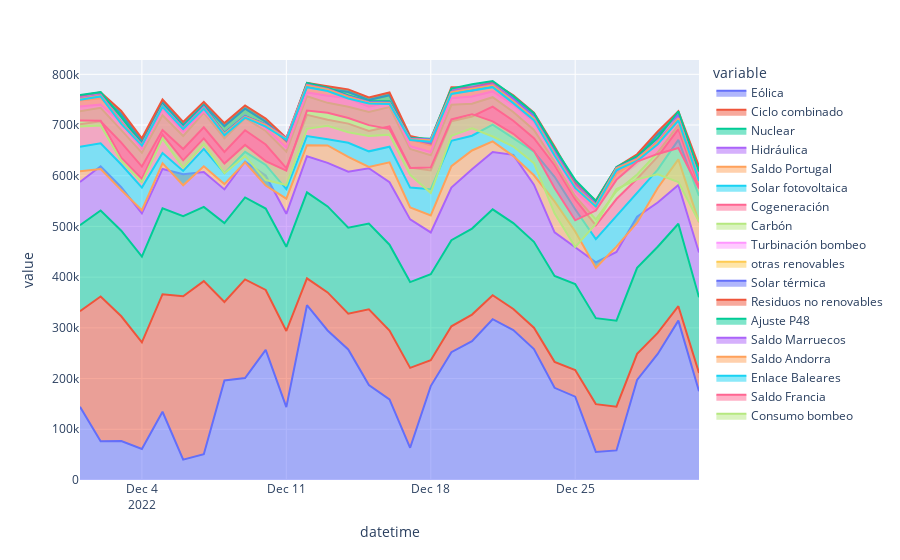

The notebook cell saved with this chart:
### Markdown cell above
#### Colors

### Code cell
px.area(data_frame=dfm, x='datetime', y='value', color='variable')
